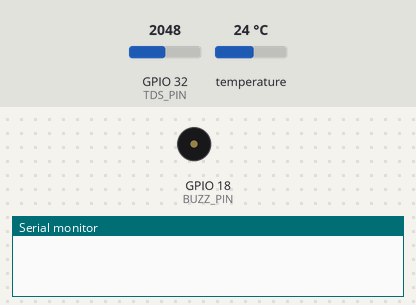
The sketch below on a simulated ESP32. Shown: buzzer (waves = sounding), the last lines printed to the serial monitor. The inputs (shaded band) are chosen by the test bench; at power-on: GPIO 32 (TDS_PIN) = 2048, temperature 24 °C.

Above: at 0.1 s.
At 32.3 s:
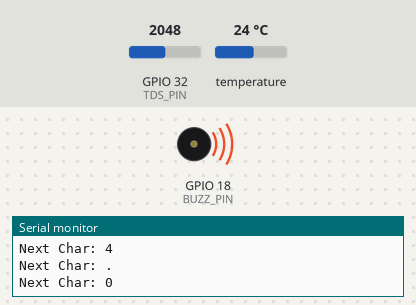
Timing chart, 0 to 39.8 s (numbered marks = the images above):
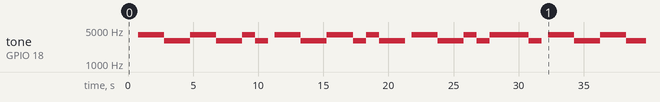

Measured:
- by itself, tone on GPIO 18 (BUZZ_PIN): plays 4000 Hz for 2.0 s, 3000 Hz for 2.0 s, 4000 Hz for 2.0 s, 3000 Hz for 2.0 s, 4000 Hz for 1.0 s, 3000 Hz for 1.0 s … (22 notes in this stretch)

The sketch:

Transmiter.ino
```cpp
#include <OneWire.h>
#include <DallasTemperature.h>

const int BUZZ_PIN = 18;
const int TDS_PIN = 32;
const int ONE_WIRE_BUS = 4;

const int FREQ_HIGH = 4000;
const int FREQ_LOW = 3000;
const int BIT_TIME = 1000;  // 1 bit per second

OneWire oneWire(ONE_WIRE_BUS);
DallasTemperature sensors(&oneWire);

void setup() {
  Serial.begin(115200);
  sensors.begin();
  pinMode(BUZZ_PIN, OUTPUT);
}

void transmitFSK(char c) {
  Serial.print("Next Char: "); Serial.println(c);

  // 1. READY WAIT: 2 Seconds of High Tone
  tone(BUZZ_PIN, FREQ_HIGH);
  delay(2000);

  // 2. DATA BITS: 8 bits @ 1 second each
  for (int i = 7; i >= 0; i--) {
    bool bit = (c >> i) & 0x01;
    tone(BUZZ_PIN, bit ? FREQ_HIGH : FREQ_LOW);
    delay(BIT_TIME);
  }

  noTone(BUZZ_PIN);
  delay(500); // Short silence between characters
}

void loop() {
  sensors.requestTemperatures();
  float temp = sensors.getTempCByIndex(0);
  float tds = analogRead(TDS_PIN) * 0.5;

  String payload = String(temp, 1) + "@" + String(tds, 0) + "\n";

  for (int i = 0; i < payload.length(); i++) {
    transmitFSK(payload[i]);
  }
  delay(10000);
}
```
